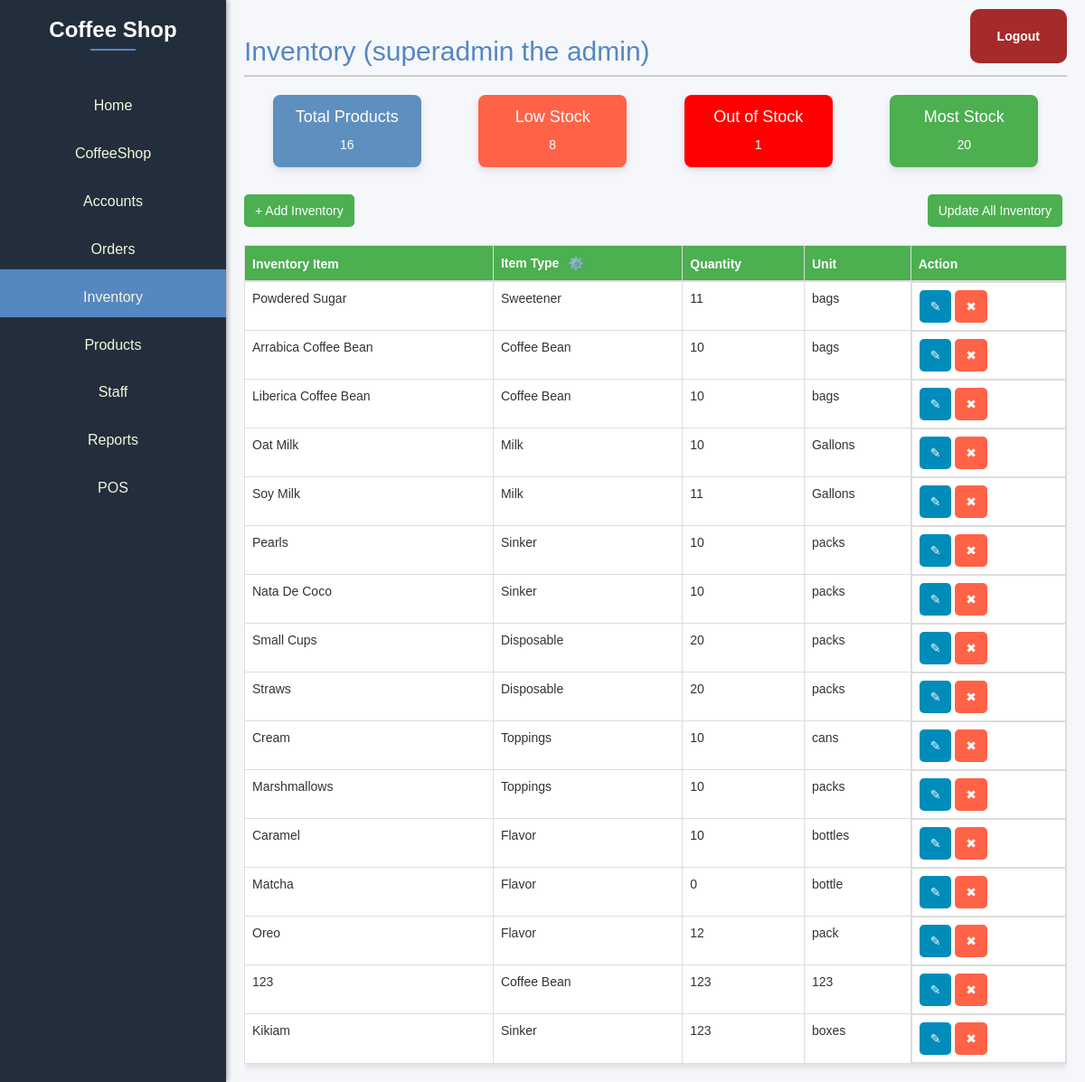
Screenshot of /Dashboard/Inventory.php (signed in) with the database file from the repository.
### tables this page shows
CREATE TABLE `tblinventory` (
  `inventory_id` int(11) NOT NULL,
  `inventory_item` varchar(255) NOT NULL,
  `item_type` varchar(255) NOT NULL,
  `quantity` int(11) DEFAULT NULL,
  `unit` varchar(10) DEFAULT NULL
);

### public/Dashboard/Inventory.php (the view, shortened to what this page needs)
<?php
$servername = "127.0.0.1";
$user = "root";
$pass = "";
$dbname = "coffeeshop_db";
try {
    $pdo = new PDO("mysql:host=$servername;dbname=$dbname", $user, $pass);
    $pdo->setAttribute(PDO::ATTR_ERRMODE, PDO::ERRMODE_EXCEPTION);
} catch (PDOException $e) {
    die("Database connection failed: " . $e->getMessage());
}
$sql = "SELECT * FROM tblinventory";
$statement = $pdo->prepare($sql);
$statement->execute();
$inventoryData = $statement->fetchAll(PDO::FETCH_ASSOC);
$sqlTotalProducts = "SELECT COUNT(*) AS totalProducts FROM tblinventory";
$statementTotalProducts = $pdo->prepare($sqlTotalProducts);
$statementTotalProducts->execute();
$totalProductsData = $statementTotalProducts->fetch(PDO::FETCH_ASSOC);
if ($statementTotalProducts->rowCount() == 0) {
    $totalProducts = 0;
} else {
    $totalProducts = $totalProductsData['totalProducts'];
}
$sqlLowStock = "SELECT COUNT(*) as lowStock
                FROM (
                    SELECT *
                    FROM tblinventory
                    WHERE quantity > 0 AND quantity <= 10
                ) AS subquery";
$statementLowStock = $pdo->prepare($sqlLowStock);
$statementLowStock->execute();
if ($statementTotalProducts->rowCount() == 0) {
    $lowStockData = 0;
} else {
    $lowStockData = $statementLowStock->fetchAll(PDO::FETCH_ASSOC);
}
$sqlOutOfStock = "SELECT item_type, COUNT(*) as out_of_stock
                  FROM tblinventory
                  WHERE quantity <= 0
                  GROUP BY item_type";
$statementOutOfStock = $pdo->prepare($sqlOutOfStock);
$statementOutOfStock->execute();
if ($statementTotalProducts->rowCount() == 0) {
    $outOfStockData = 0;
} else {
    $outOfStockData = $statementOutOfStock->fetchAll(PDO::FETCH_ASSOC);
}
$sqlMostStock = "SELECT MAX(quantity) as most_stock
                FROM tblinventory
                GROUP BY item_type
                ORDER BY quantity DESC
                ;";
$statementMostStock = $pdo->prepare($sqlMostStock);
$statementMostStock->execute();
if ($statementTotalProducts->rowCount() == 0) {
    $mostStockData = 0;
} else {
    $mostStockData = $statementMostStock->fetchAll(PDO::FETCH_ASSOC);
}
?>
<!DOCTYPE html>
<html lang="en">
<head>
    <link rel="stylesheet" href="https://maxcdn.bootstrapcdn.com/font-awesome/4.7.0/css/font-awesome.min.css">
    <link rel="stylesheet" href="https://maxcdn.bootstrapcdn.com/bootstrap/3.3.7/css/bootstrap.min.css">
    <link rel="stylesheet" href="dashboard.css" />
</head>
<body>
    <div class="dashboard">
        <div class="sidebar">
            <h1>Coffee Shop</h1>
            <ul>
                <li><a href="dashboard.php">Home</a></li>
                <li><a href="coffeeshop_info.php">CoffeeShop</a></li>
                <li><a href="accounts.php">Accounts</a></li>
                <li><a href="Orders.php">Orders</a></li>
                <li style="background-color: var(--primary-color);"><a href="Inventory.php">Inventory</a></li>
                <li><a href="Products.php">Products</a></li>
                <li><a href="Staff.php">Staff</a></li>
                <li><a href="Reports.php">Reports</a></li>
                <li><a href="../POS front-end/Main.php">POS</a></li>
            </ul>
        </div>
        <div class="top-right">
            <a href="logout.php" class="login-button">Logout</a>
        </div>
        <div class="content">
            <h2>Inventory
                <?php echo " (" . $_SESSION['username'] . " the " . $_SESSION['position'] . ") " ?>
            </h2>
            <div>
                <div class="containertab">
                    <div class="stock-container total-products-container">
                        <h4>Total Products</h4>
                        <p>
                            <?php echo $totalProducts; ?>
                        </p>
                    </div>
                    <div class="stock-container low-stock-container">
                        <h4>Low Stock</h4>
                        <p>
                            <?php echo !empty($lowStockData) ? $lowStockData[0]['lowStock'] : 0; ?>
                        </p>
                    </div>
                    <div class="stock-container out-of-stock-container">
                        <h4>Out of Stock</h4>
                        <p>
                            <?php echo !empty($outOfStockData) ? $outOfStockData[0]['out_of_stock'] : 0; ?>
                        </p>
                    </div>
                    <div class="stock-container most-stock-container">
                        <h4>Most Stock</h4>
                        <p>
                            <?php echo !empty($mostStockData) ? $mostStockData[0]['most_stock'] : 0; ?>
                        </p>
                    </div>
                </div>
                <br>
                <div style="display: flex; justify-content: space-between;">
                    <button type="button" class="button add-button" id="addForm">+ Add
                        Inventory</button>
                    <button type="button" class="button add-button" id="updateInventoryBtn" style="margin-left: auto;">Update All
                        Inventory</button>
                </div>
                <br>
                <div class="table-responsive">
                    <table class="table table-bordered">
                        <thead>
                            <tr>
                                <th>Inventory Item</th>
                                <th>Item Type
                                    <button type="button" id="categoryInventory" style="background-color:transparent; border:none; padding:none;">⚙️</button>
                                </th>
                                <th>Quantity</th>
                                <th>Unit</th>
                                <th>Action</th>
                            </tr>
                        </thead>
                        <tbody>
                            <?php foreach ($inventoryData as $item) : ?>
                                <tr>
                                    <td>
                                        <?= $item['inventory_item'] ?>
                                    </td>
                                    <td>
                                        <?= $item['item_type'] ?>
                                    </td>
                                    <td>
                                        <?= $item['quantity'] ?>
                                    </td>
                                    <td>
                                        <?= $item['unit'] ?>
                                    </td>
                                    <td class="action-buttons">
                                        <form method="post" action="" class="button-form">
                                            <button type="button" class="button edit-button" onclick="toggleEditForm('editForm<?= $item['inventory_id'] ?>')">✎</button>
                                            <button type="submit" name="submit_delete" class="button delete-button">✖</button>
                                        </form>
                                    </td>
                                </tr>
                            <?php endforeach; ?>
                        </tbody>
                    </table>
                </div>
            </div>
        </div>
    </div>
</body>
</html>

### public/Dashboard/dashboard.css (style rules this page uses)
:root { --primary-color: #5587c0; --secondary-color: #222E3C; --background-color: #F5F5DC; --text-color: #ffff; --button-color: #A52A2A; }
body, html { margin: 0; padding: 0; font-family: Arial, sans-serif; height: 100%; background-color: #F5F7FB; }
.dashboard { display: flex; height: 100%; }
.sidebar { width: 250px; background-color: var(--secondary-color); color: var(--text-color); padding: 0; box-shadow: 2px 0 5px rgba(0, 0, 0, 0.3); position: fixed; height: 100%; top: 0; left: 0; overflow-y: auto; display: flex; flex-direction: column; }
.sidebar h1 { text-align: center; margin-bottom: 40px; position: relative; font-size: 24px; font-weight: 600; }
.sidebar h1::after { content: ''; display: block; width: 50px; height: 2px; background-color: var(--primary-color); position: absolute; bottom: -10px; left: calc(50% - 25px); }
.sidebar ul { list-style-type: none; text-align: center; padding: 0; }
.sidebar ul li { margin: 0 !important; padding-top: 10px !important; }
.sidebar ul li a { display: flex; justify-content: center; align-items: center; padding: 10px; color: #F5F5DC; text-decoration: none; font-size: 16px; transition: 0.3s; }
.content { background-color: #F5F7FB; margin-left: 250px; padding: 20px; width: calc(100% - 250px); }
.content h2 { color: var(--primary-color); border-bottom: 2px solid #ccc; padding-bottom: 10px; }
.top-right { position: absolute; top: 10px; right: 10px; }
.login-button { background-color: var(--button-color); color: white; padding: 20px 30px; margin-right: 10px; text-decoration: none; border-radius: 10px; font-weight: bold; transition: background-color 0.3s; display: inline-block; }

### public/Dashboard/Inventory.php (style rules this page uses)
body { font-family: Arial, sans-serif; background-color: #F5F5DC; }
.containertab { display: flex; justify-content: space-around; align-items: flex-start; flex-wrap: wrap; text-align: center; }
.stock-container { width: 18%; padding: 15px; margin: 10px; border-radius: 8px; box-shadow: 0 4px 8px rgba(0, 0, 0, 0.1); }
.total-products-container, .low-stock-container, .zero-stock-container, .most-stock-container, .out-of-stock-container { width: 18%; margin: 10px; padding: 5px; border-radius: 8px; }
.total-products-container { background-color: #5e8fbf; color: #fff; }
.low-stock-container { background-color: #ff6347; color: #fff; }
.out-of-stock-container { background-color: #ff0000; color: #fff; }
.most-stock-container { background-color: #4caf50; color: #fff; }
table { width: 70%; border-collapse: collapse; border: #333; box-shadow: 0 4px 8px rgba(0, 0, 0, 0.1); background-color: #fff; color: #333; }
th { background-color: #4caf50; color: #fff; }
.button { padding: 8px 12px; border: none; border-radius: 5px; cursor: pointer; }
.button.add-button { background-color: #4CAF50; color: white; margin-right: 5px; }
.button.edit-button { background-color: #008CBA; color: white; }
.button.delete-button { background-color: #FF6347; color: white; }
.action-buttons { display: flex; }
.button-form { display: table-row; text-align: center; vertical-align: middle; }

### rows the page displays
tblinventory: inventory_item "Powdered Sugar", item_type "Sweetener", quantity "11", unit "bags"
tblinventory: inventory_item "Arrabica Coffee Bean", item_type "Coffee Bean", quantity "10", unit "bags"
tblinventory: inventory_item "Liberica Coffee Bean", item_type "Coffee Bean", quantity "10", unit "bags"
tblinventory: inventory_item "Oat Milk", item_type "Milk", quantity "10", unit "Gallons"
tblinventory: inventory_item "Soy Milk", item_type "Milk", quantity "11", unit "Gallons"
tblinventory: inventory_item "Pearls", item_type "Sinker", quantity "10", unit "packs"
tblinventory: inventory_item "Nata De Coco", item_type "Sinker", quantity "10", unit "packs"
tblinventory: inventory_item "Small Cups", item_type "Disposable", quantity "20", unit "packs"
tblinventory: inventory_item "Straws", item_type "Disposable", quantity "20", unit "packs"
tblinventory: inventory_item "Cream", item_type "Toppings", quantity "10", unit "cans"
tblinventory: inventory_item "Marshmallows", item_type "Toppings", quantity "10", unit "packs"
tblinventory: inventory_item "Caramel", item_type "Flavor", quantity "10", unit "bottles"
tblinventory: inventory_item "Matcha", item_type "Flavor", quantity "0", unit "bottle"
tblinventory: inventory_item "Oreo", item_type "Flavor", quantity "12", unit "pack"
tblinventory: inventory_item "123", item_type "Coffee Bean", quantity "123", unit "123"
tblinventory: inventory_item "Kikiam", item_type "Sinker", quantity "123", unit "boxes"

### other values shown
$_SESSION['username'] "superadmin"
$_SESSION['position'] "admin"
$totalProducts "16"
$lowStockData[0]['lowStock'] "8"
$outOfStockData[0]['out_of_stock'] "1"
$mostStockData[0]['most_stock'] "20"
